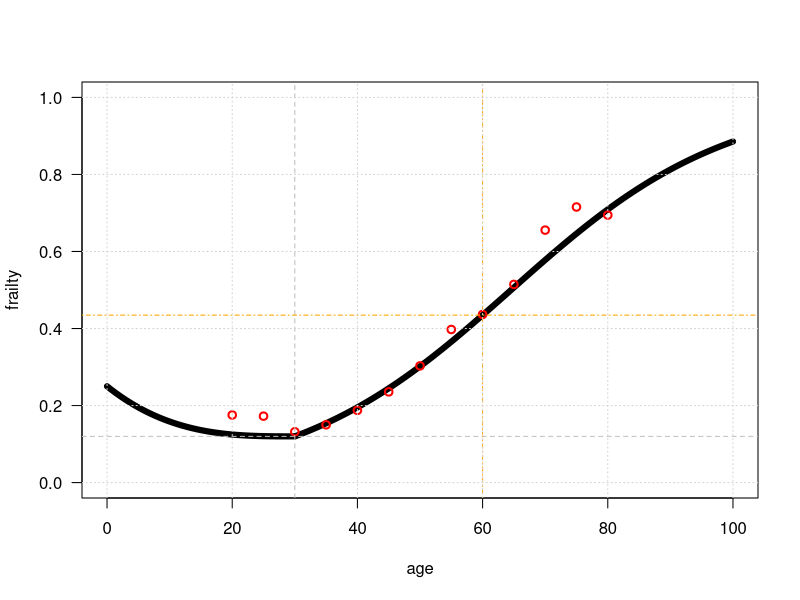

The R source for this figure:
#############################################
#####
#####  FRAILTY SHAPE PARAMETERS CALIBRATION (MANUALLY!)
#####
#############################################



# Retrieve Data 
dat <- read.csv('../data/frailty/frailty-canada.csv')

# Shape parameters
F0 <- 0.25
ap<- 60
amin <- 30
Fmin <- 0.12
b <- 1.3
alpha <- -log(1/Fmin/b-1/b)/(amin-ap)

xx <- seq(0,100,by=0.1)
yy <- 1/(1+b*exp(-alpha*(xx-ap)))
yy[xx<=amin] <- NA

q <- 3
yy0 <- (F0-Fmin)/amin^q * (amin-xx)^q + Fmin
yy0[xx>amin] <- NA

# ==== Plot ====

plot(xx,yy,typ='l', ylim=c(0,1), 
	 xlab = 'age', ylab = 'frailty',
	 las=1,lwd=6)
lines(xx,yy0, lwd=6)
# data:
points(dat$age, dat$frailty, pch=1, lwd=2, col='red')

abline(v=amin,lty=2,col='grey',lwd=1)
abline(h=Fmin,lty=2,col='grey',lwd=1)
abline(v=ap,lty=4,col='orange',lwd=1)
yap <- yy[xx==ap]
abline(h=yap,lty=4,col='orange',lwd=1)
grid()

